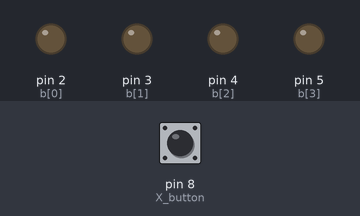
A sketch run on a simulated Arduino Uno, built with avr-gcc and run on an emulated ATmega328P. Shown: output pins drawn as LEDs (lit = HIGH). The inputs (shaded band) are chosen by the test bench; at power-on: pin 8 (X_button) LOW.

Above: at 1.2 s.
1.3 s: pin 8 (X_button) pulled HIGH for 0.15 s
At 1.37 s:
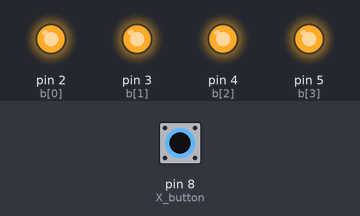
2.9 s: pin 8 (X_button) pulled HIGH for 3.2 s
At 6.7 s:
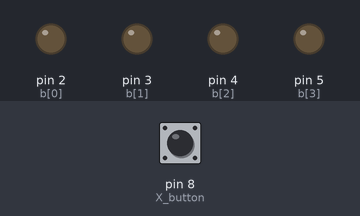
Timing chart, 0 to 8.2 s (numbered marks = the images above; inputs shaded):
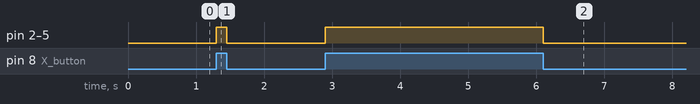

The sketch:

cho102_lab3_prelab.ino
```cpp
enum States{INIT, S0, S1} SM1_state = INIT;
int X_button = 8;

// Array of Output Pin variables, set to the pins being used
const int b_size = 4;
const int b[b_size] = {2, 3, 4, 5};
// Output Buffer
int b_buf = 0x00;
// Input Variables

// Serial Monitor Buffer
int s_buf = 0x00;

/* 's' is an array of integers of size 8. Note that arrays start at 0
 We will use this to be able to see the individual bit values of the s_buf

 */
const int s_size = 8;
int s[s_size];

// We can also define our own helper functions. It is a good idea to use helper functions whenever they make sense.
// Normally we also define the return type (void for none)

// Read from the serial monitor into s_buf and the s[] array for individual bits
void readData()
{
    if(Serial.available())
        s_buf = Serial.parseInt();

    for(int i = (s_size - 1); i>=0; i--)  {
        s[i] = (s_buf >> i) & 0x01; // What's going on here?
        // ">>" bit shifting
        // "&" bit masking
    }

}
// Reset the Output Buffer.
void resetBuffer() {
    for(int i = 0; i < b_size; i++) {
        // Note this is an arduino function call to the pins
        digitalWrite(b[i], LOW);
    }
}
// Writes to the buffer. Note this function ORs the current value with the new value
// Note that size is an optional argument with default size the same as the buffer
void writeBuffer(unsigned char b_temp, int size = b_size)
{
    for (int i = (size - 1); i >= 0; i--) {
        if ((b_temp >> i) & 0x01) {
        digitalWrite(b[i], HIGH);
        }
    }


}


void setup(){
  //some set up (Default Arduino Function)
    pinMode(X_button, INPUT);

    // LEDs
    for(int i = 0; i < b_size; i++)
    {
        pinMode(b[i], OUTPUT);
    }
    Serial.begin(9600);
}
// This function takes in the state as an argument & returns the current state
int SM1_Tick(int state){
    //Read thing
    switch(state){ // State transitions
      case INIT:
         //State Transition
            state = S0;
        break;
      case S0:
         if (digitalRead(X_button) == HIGH) {
            state = S1;
         }
         else {
            state = S0;
         }
        break;
      case S1:
        if (digitalRead(X_button) == LOW) {
            state = S0;
        }
        else {
            state = S1;
        }
         //State Transition
        break;
    }
    switch(state){ // State Action
      case INIT:
         //State Action
        break;
      case S0:
        resetBuffer();
         //State Action
        break;
      case S1:
         //State Action
        writeBuffer(0x0F);
        break;
    }

    return state;
}

void loop(){
    ///Default arduino function
    // We have to cast the return value of the tick function to type States
    SM1_state = (States)SM1_Tick(SM1_state);
}
```

Measured:
- after the input at 1.3 s, pin 2 (b[0]), pin 3 (b[1]), pin 4 (b[2]), pin 5 (b[3]): LOW → HIGH at once, → LOW 0.15 s later
- after the input at 2.9 s, pin 2 (b[0]), pin 3 (b[1]), pin 4 (b[2]), pin 5 (b[3]): LOW → HIGH at once, → LOW 3.2 s later
